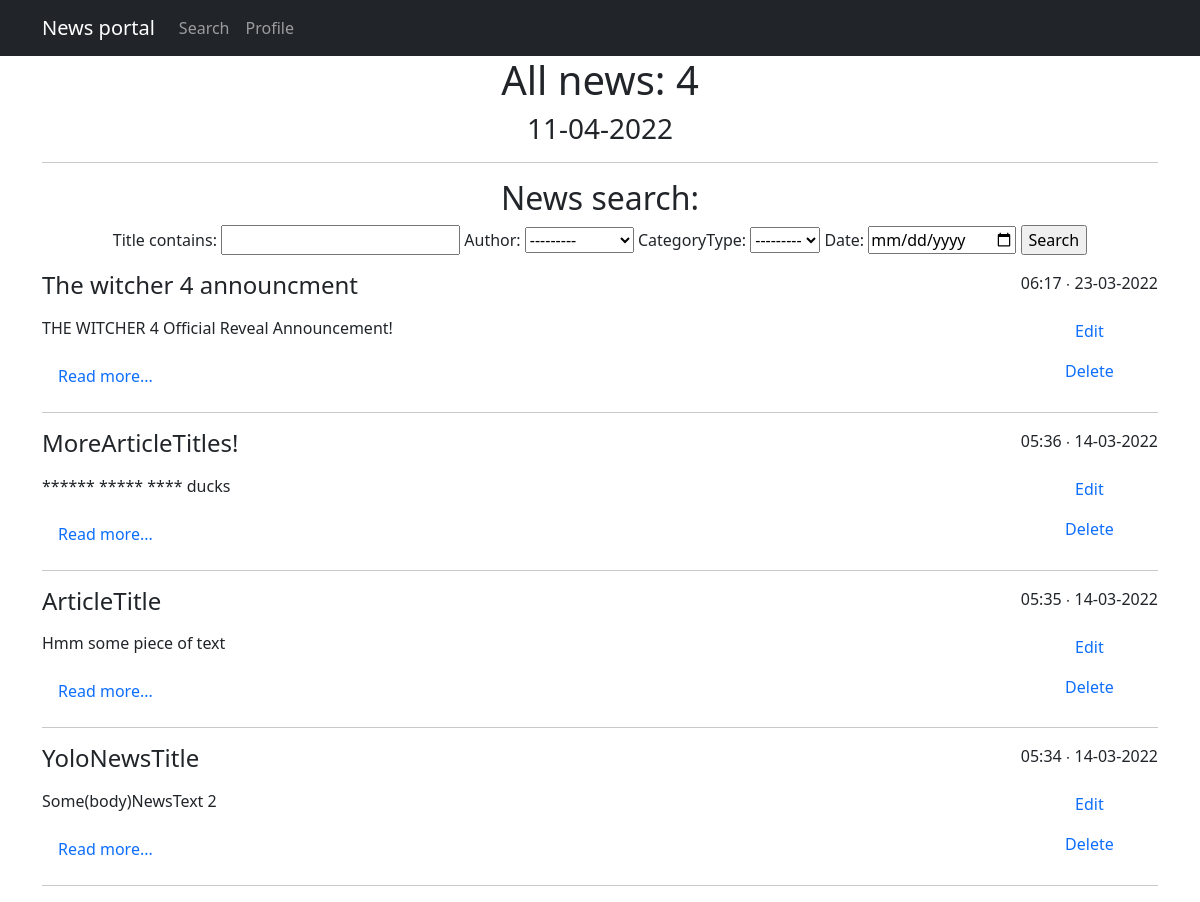
The app's page /news/search/ with its own data.
### news/models.py (models this page shows, shortened)
class Post(models.Model):
    author = models.ForeignKey(Author, on_delete = models.CASCADE)
    NEWS = 'NW'
    ARTICLE = 'AR'
    CATEGORY_CHOICES = (
        (NEWS, 'News'),
        (ARTICLE, 'Article')
    )
    categoryType = models.CharField(max_length = 2, choices = CATEGORY_CHOICES, default = ARTICLE)
    dateCreation = models.DateTimeField(auto_now_add = True)
    postCategory = models.ManyToManyField(Category, through = 'PostCategory')
    title = models.CharField(max_length = 128)
    text = models.TextField()
    rating = models.SmallIntegerField(default = 0)

### news/views.py (the view)
# urls.py: path('search/', PostSearch.as_view(), name='postSearch'),
class PostSearch(ListView):
    model = Post
    template_name = 'postSearch.html'
    context_object_name = 'search'
    ordering = '-dateCreation'
    def get_filter(self):
        return PostFilter(self.request.GET, queryset=super().get_queryset())
    def get_queryset(self):
        return self.get_filter().qs
    def get_context_data(self, *args, **kwargs):
        return {
            **super().get_context_data(*args, **kwargs),
            'filter': self.get_filter(),
            'time_now' : datetime.utcnow(),
            'length' : Post.objects.count()
        }

### news/models.py (called while the page is built)
    def __str__(self):
        return f'{self.authorUser.username}'

### news/templatetags/custom_filters.py (called while the page is built)
@register.filter(name='censor')
def censor(value):
    if not isinstance(value, str):
        raise ValueError('Cant censor not str object')
    for i in ban_words:
        value = value.replace(i[0:], '*' * len(i) )
    return value

### templates/postSearch.html (shortened to what this page needs)
{% extends 'flatpages/default.html' %}
{% load custom_filters %}
{% block content %}
<h1>All news: {{ length }}</h1>
<h3> {{ time_now|date:'d-m-Y' }} </h3>
<hr>
<h2>News search:</h2>
<form method="GET">
    {{ filter.form }}
    <input type="submit" value="Search">
</form>
{% for post in filter.qs %}
<div style="float: right"><p>{{ post.dateCreation|date:'h:i ∙ d-m-Y ' }}</p>
<a class="nav-link" href="{% url 'postUpdate' post.id %}">Edit</a>
<a class="nav-link" href="{% url 'postDelete' post.id %}">Delete</a></div>
<div align="left">
    <h4><p>{{post.title|censor}}</p></h4>
    <p>{{ post.text|truncatewords:50|censor }}</p>
    <a class="nav-link" href="{% url 'postDetail' post.id %}">Read more...</a>
    <hr>
</div>
{% endfor %}
{% endblock content %}

### records on screen
Post: dateCreation "06:17 ∙ 23-03-2022", title|censor "The witcher 4 announcment", text|censor "THE WITCHER 4 Official Reveal Announcement!"
Post: dateCreation "05:36 ∙ 14-03-2022", title|censor "MoreArticleTitles!", text|censor "****** ***** **** ducks"
Post: dateCreation "05:35 ∙ 14-03-2022", title|censor "ArticleTitle", text|censor "Hmm some piece of text"
Post: dateCreation "05:34 ∙ 14-03-2022", title|censor "YoloNewsTitle", text|censor "Some(body)NewsText 2"

### other values on screen
{{ length }} "4"
